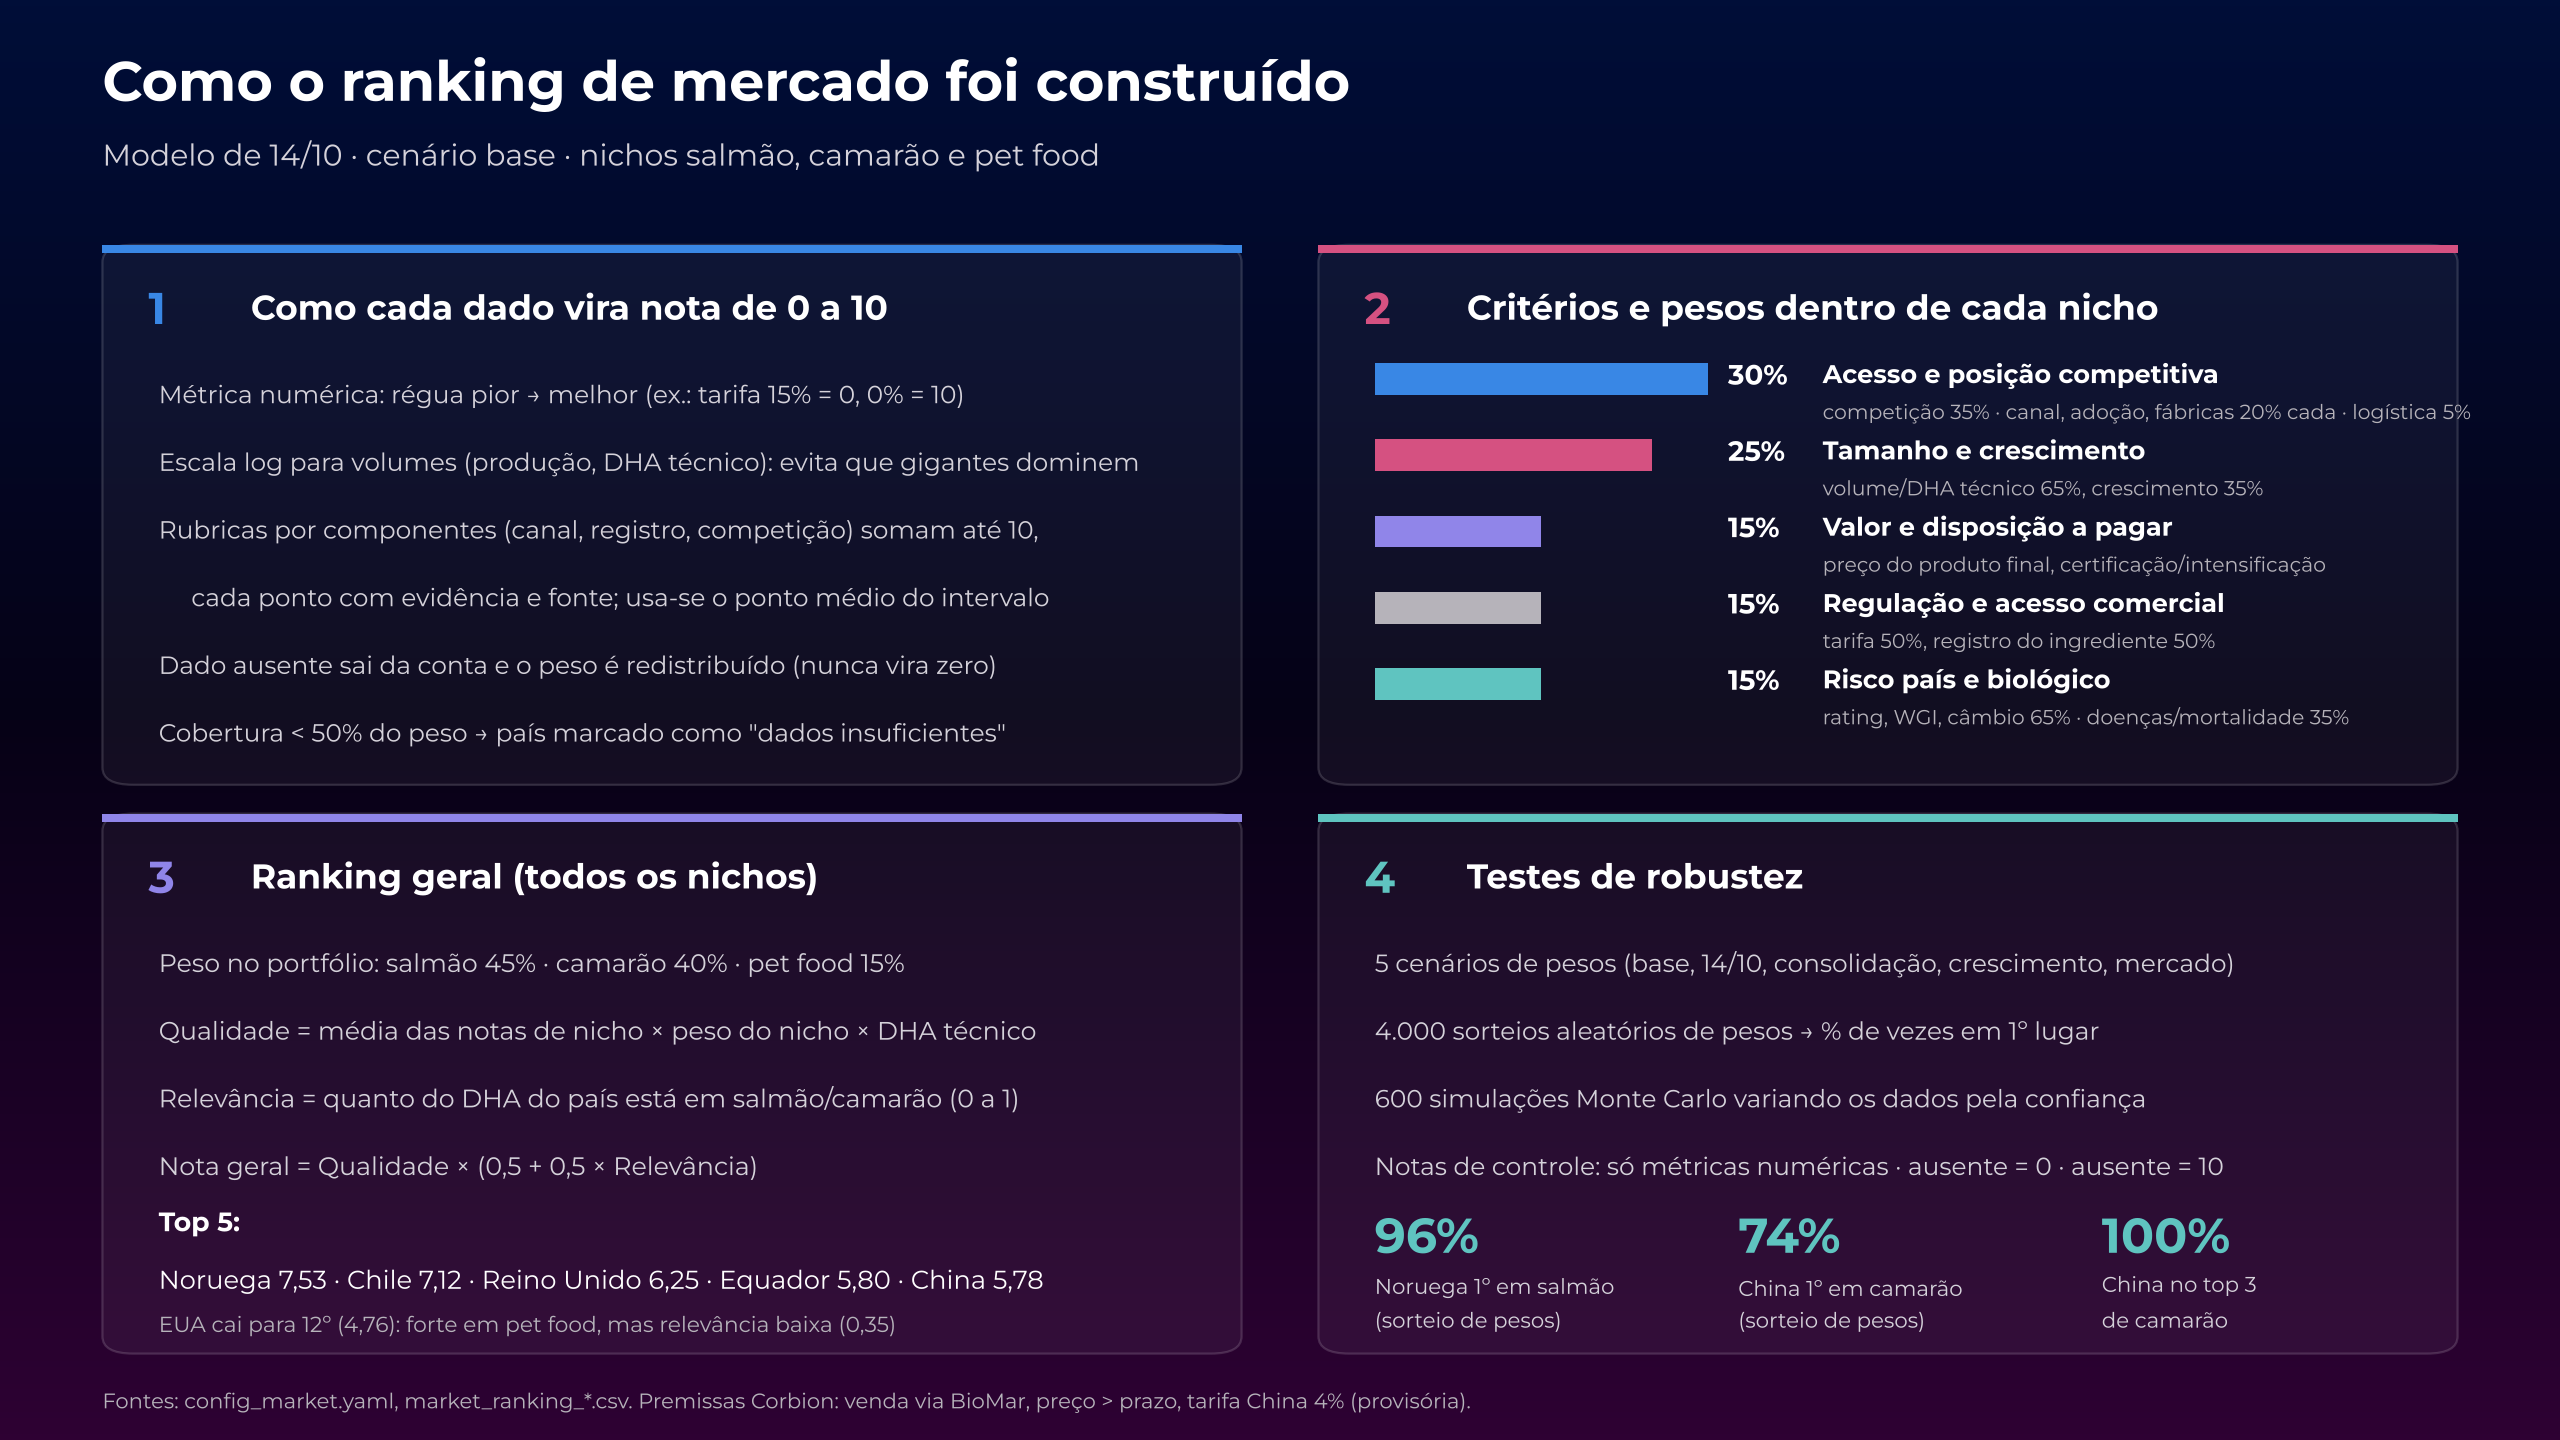

Python code for this plot:
import sys; sys.path.insert(0, "/home/user/agroinsper/microalgae_site_selection/country_ranking")
from src import charts as C
from matplotlib.patches import FancyBboxPatch
C.setup()
fig = C.slide("Como o ranking de mercado foi construído",
              "Modelo de 14/10 · cenário base · nichos salmão, camarão e pet food",
              "Fontes: config_market.yaml, market_ranking_*.csv. Premissas Corbion: venda via BioMar, preço > prazo, tarifa China 4% (provisória).")
OUT = "/tmp/claude-0/-home-user-agroinsper/f297be62-9787-5f0d-af81-363252c2d474/scratchpad/entrega/slide_metodologia.png"

def card(x, y, w, h, num, title, color):
    fig.patches.append(FancyBboxPatch((x, y), w, h, boxstyle="round,pad=0,rounding_size=0.012",
                       transform=fig.transFigure, fc="#FFFFFF0D", ec="#FFFFFF26", lw=1))
    fig.patches.append(FancyBboxPatch((x, y + h - 0.006), w, 0.006, boxstyle="square,pad=0",
                       transform=fig.transFigure, fc=color, ec="none"))
    fig.text(x + 0.018, y + h - 0.055, num, fontsize=20, fontweight="bold", color=color)
    fig.text(x + 0.058, y + h - 0.052, title, fontsize=15.5, fontweight="bold")

def lines(x, y, items, dy=0.047, size=11.5):
    for t in items:
        bold, rest = (t.split("|", 1) + [""])[:2] if "|" in t else ("", t)
        if bold:
            tx = fig.text(x, y, bold, fontsize=size, fontweight="bold", color=C.INK)
            fig.canvas.draw() if False else None
            fig.text(x + 0.0062 * len(bold) * size / 11.5, y, rest, fontsize=size, color=C.INK2)
        else:
            fig.text(x, y, rest, fontsize=size, color=C.INK2)
        y -= dy

L, R, W, H = 0.04, 0.515, 0.445, 0.375
TOP, BOT = 0.455, 0.06

# 1 Notas 0-10
card(L, TOP, W, H, "1", "Como cada dado vira nota de 0 a 10", C.BLUE)
lines(L + 0.022, TOP + H - 0.11, [
    "Métrica numérica: régua pior → melhor (ex.: tarifa 15% = 0, 0% = 10)",
    "Escala log para volumes (produção, DHA técnico): evita que gigantes dominem",
    "Rubricas por componentes (canal, registro, competição) somam até 10,",
    "     cada ponto com evidência e fonte; usa-se o ponto médio do intervalo",
    "Dado ausente sai da conta e o peso é redistribuído (nunca vira zero)",
    "Cobertura < 50% do peso → país marcado como \"dados insuficientes\"",
], size=11.2)

# 2 Critérios e pesos
card(R, TOP, W, H, "2", "Critérios e pesos dentro de cada nicho", C.MAGENTA)
crit = [("Acesso e posição competitiva", 0.30, "competição 35% · canal, adoção, fábricas 20% cada · logística 5%"),
        ("Tamanho e crescimento", 0.25, "volume/DHA técnico 65%, crescimento 35%"),
        ("Valor e disposição a pagar", 0.15, "preço do produto final, certificação/intensificação"),
        ("Regulação e acesso comercial", 0.15, "tarifa 50%, registro do ingrediente 50%"),
        ("Risco país e biológico", 0.15, "rating, WGI, câmbio 65% · doenças/mortalidade 35%")]
y = TOP + H - 0.10
x0, bw = R + 0.022, 0.13
for i, (n, w, d) in enumerate(crit):
    col = C.CRIT_COLORS[i]
    fig.patches.append(FancyBboxPatch((x0, y - 0.004), bw * w / 0.30, 0.022, boxstyle="square,pad=0",
                       transform=fig.transFigure, fc=col, ec="none"))
    fig.text(x0 + bw + 0.008, y + 0.003, f"{w:.0%}", fontsize=12.5, fontweight="bold")
    fig.text(x0 + bw + 0.045, y + 0.004, n, fontsize=11.5, fontweight="bold")
    fig.text(x0 + bw + 0.045, y - 0.021, d, fontsize=9.2, color=C.MUTED)
    y -= 0.053

# 3 Ranking geral
card(L, BOT, W, H, "3", "Ranking geral (todos os nichos)", C.VIOLET)
lines(L + 0.022, BOT + H - 0.11, [
    "Peso no portfólio: salmão 45% · camarão 40% · pet food 15%",
    "Qualidade = média das notas de nicho × peso do nicho × DHA técnico",
    "Relevância = quanto do DHA do país está em salmão/camarão (0 a 1)",
    "Nota geral = Qualidade × (0,5 + 0,5 × Relevância)",
], size=11.4)
fig.text(L + 0.022, BOT + 0.085, "Top 5:", fontsize=12, fontweight="bold")
fig.text(L + 0.022, BOT + 0.045, "Noruega 7,53 · Chile 7,12 · Reino Unido 6,25 · Equador 5,80 · China 5,78",
         fontsize=11.6, color=C.INK)
fig.text(L + 0.022, BOT + 0.015, "EUA cai para 12º (4,76): forte em pet food, mas relevância baixa (0,35)",
         fontsize=9.8, color=C.MUTED)

# 4 Robustez
card(R, BOT, W, H, "4", "Testes de robustez", "#5fc4c0")
lines(R + 0.022, BOT + H - 0.11, [
    "5 cenários de pesos (base, 14/10, consolidação, crescimento, mercado)",
    "4.000 sorteios aleatórios de pesos → % de vezes em 1º lugar",
    "600 simulações Monte Carlo variando os dados pela confiança",
    "Notas de controle: só métricas numéricas · ausente = 0 · ausente = 10",
], size=11.2)
stats = [("96%", "Noruega 1º em salmão\n(sorteio de pesos)"), ("74%", "China 1º em camarão\n(sorteio de pesos)"),
         ("100%", "China no top 3\nde camarão")]
for i, (v, t) in enumerate(stats):
    xs = R + 0.022 + i * 0.142
    fig.text(xs, BOT + 0.07, v, fontsize=22, fontweight="bold", color="#5fc4c0")
    fig.text(xs, BOT + 0.018, t, fontsize=9.6, color=C.INK2, linespacing=1.3)

C.save(fig, OUT); print(OUT)
